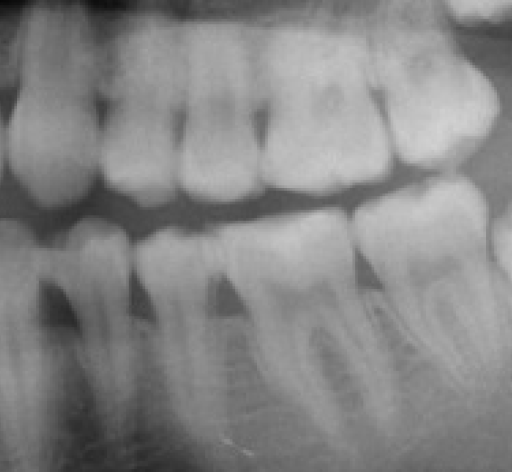
#> input picture images/teeth_sample.png, 512 x 472 px, found by its file name
$ jupyter execute --allow-errors teeth-hw.ipynb
#> lines starting #> are read from the running program, lines starting #| are printed output that depends on the picture
[cell 1]
from typing import Annotated, Literal, TypeVar

import numpy as np
import numpy.typing as npt

import matplotlib.pyplot as plt
import math
from PIL import Image

from sklearn.preprocessing import normalize


DType = TypeVar("DType", bound=np.generic)

LineVector = Annotated[npt.NDArray[DType], Literal[3]]

[cell 2]
img = Image.open("teeth_sample.png")
#> img is the input picture: PIL image 512x472 L; min 6, max 211, mean 133.6
img_data = np.array(img)

minval = np.percentile(img_data, 11)
#> minval = 85
maxval = np.percentile(img_data, 100)
#> maxval = 211

img_contrast = np.clip(img_data.copy(), minval, maxval)
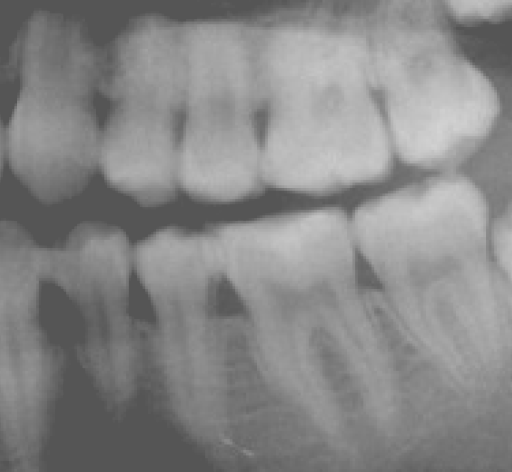
#> img_contrast: shape (472, 512) float64; min 85, max 211, mean 135.6
img_contrast = ((img_contrast - minval) / (maxval - minval)) * 255
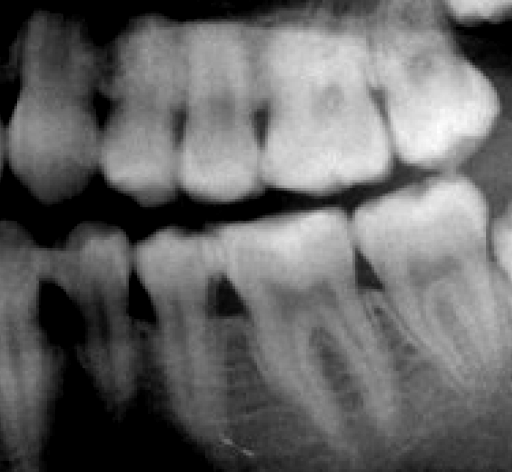
#> img_contrast: shape (472, 512) float64; min 0, max 255, mean 102.3

_, axes = plt.subplots(1, 2)
axes[0].set_title("Original")
axes[0].imshow(img_data, cmap="gray")
axes[1].set_title("Contrasted")
axes[1].imshow(img_contrast, cmap="gray")

[cell 3]
class Line:
    def __init__(self, v, *, origin=0, size=1) -> None:
        self.vector = v
        self.size = size
        self.x_values = [i for i in range(0, size, 8)]
        self.y_values = [self.getY(i) for i in self.x_values]

    def getXValues(self, size):
        return np.asarray([i for i in range(0, size, 10)])

    def getY(self, x):
        x_vector = np.array([x**2, x, 1])
        return np.dot(self.vector, x_vector)

    def derivAtX(self, x):
        deriv = np.array([2 * x, 1, 0])
        return np.multiply(self.vector, deriv)

    # [4 lines left out: function normVector, not called in this run]

[cell 4]
class SlidingWindow():
    def __init__(self,
                 img: npt.NDArray,
                 num_steps: int,
                 *,
                 median: int = None,
                 medians: list[int] = [],
                 sigma: int = None,
                 sigmii: list[int] = [],
                 constant: int = 10,
                 line: LineVector[np.float64] = np.array([0, 0, 0]),
                 strip: int = 0,
                 horiz: bool= False,
                 vert: bool= True,
                 top: bool= False,
                 bot: bool= False,
                 diagnose: bool= False,
                 diag_num: int= 1
                 ) -> None:
        # parameters
        self.img = img if horiz or not vert else img.copy()[:, :-strip]
        self.img_width = self.img.shape[1]
        self.img_height = self.img.shape[0]
        self.window_length = self.img_height if vert and not horiz else self.img_width
        self.num_steps = num_steps

        self.window_width = round(self.img_height / (self.num_steps / 2)) if horiz or not vert else round(self.img_width / (self.num_steps / 2))

        if len(medians) != len(sigmii):
            raise Exception(f"Medians and sigmii need to be same size. <medians: len({len(medians)}> - <sigmii: len({len(sigmii)}))")

        self.medians = [median] if median is not None and len(medians) == 0 else medians
        self.sigmii = [sigma] if sigma is not None and len(sigmii) == 0 else sigmii
        # print(f"median: {self.medians}")
        # print(f"sigmii: {self.sigmii}")
        self.normals = np.asarray([
            self.normalDistVector(size=self.window_length, median=self.medians[i], sigma=self.sigmii[i])
            for i in range(len(self.medians))]).transpose()

        self.segm_line = Line(line)
        self.constant = constant

        # booleans
        self.isHoriz = horiz
        self.isVert = vert
        self.isTop = top
        self.isBot = bot
        self.isDiagnosing = diagnose
        self.diag_num = diag_num

        self.x_positions, self.y_positions = self.slide()
        self.vector = line


    def slide(self):
        if self.isDiagnosing:
            self.num_steps= self.diag_num

        position_x = []
        position_y = []
        step_length = round(self.window_width / 2)
        for step in range(self.num_steps):
            current_loc = step * step_length
            window = self.getSlide(current_loc)

            if self.isHoriz or not self.isVert:
                window = window.transpose()

                # break the window if it's current location is crossing the line
                # found in the upper and lower segmentation sliding window
                if self.isTop and current_loc  > self.segm_line.getY(self.img_width / 2) - self.window_width:
                    continue
                elif self.isBot and current_loc < self.segm_line.getY(self.img_width / 2) + self.window_width or current_loc + self.window_width > self.img_height:
                    continue


            window_vector = self.computeWindow(window)
            if self.isDiagnosing:
                print(f"After Computing: step {step}")
                print(f"window vector: {window_vector.shape}")
                print(f"Window: {window.shape}")
                print(f"Normals: {self.normals.shape}\n")

            max_medians = []
            for i in range(self.normals.shape[1]):
                argument_max = np.argmax(window_vector[:, i])
                window_vector[argument_max, i] = 0
                max_medians.append(argument_max)

                # if self.isDiagnosing:
                #     print(i)
                #     print(f"argument max: {argument_max}")

            if self.isHoriz or not self.isVert:
                position_x.append(np.asarray(max_medians))
                position_y.append(np.asarray([round(current_loc + (self.window_width / 2)) for i in range(self.normals.shape[1])] ))
            else:
                position_y.append(np.asarray(max_medians))
                position_x.append(round(current_loc + (self.window_width / 2)))


        if self.isHoriz or not self.isVert:
            if self.isDiagnosing:
                print(f"Returning: ")
                print(f"x's: {np.asarray(position_x).shape}")
                # print(f"next index: {position_y[0]}")
                print(f"y's: {np.asarray(position_y).shape}")

            return np.asarray(position_x), np.asarray(position_y)

        return np.asarray(position_x)[np.newaxis].transpose(), np.asarray(position_y)


    def getSlide(self, window_location):
        '''
        Slices the image by the defined window sizes at the current location
        '''
        if self.isVert and not self.isHoriz:
            return self.img[:self.window_length, window_location: window_location + self.window_width].copy()

        return self.img[window_location: window_location + self.window_width, :self.window_length].copy()


    def computeWindow(self, window):

            # v_probabilites = np.ones((v_probabilites.shape[0], 1))

        # get the average of each row by vector multiplication
        # with a vector of ones
        kernel = np.ones((window.shape[1], 1), dtype=np.int32)
        avg_intensity_vector = np.matmul(window, kernel) / self.window_width

        # find the maximum intensity in the averages and assign a probability
        # for each of the intensities in the average intensity vector
        #
        # there is a constant that I am not sure what it does, but was in
        # the slides
        D_max = np.max(avg_intensity_vector)
        prob_Di = self.constant * (1 - (avg_intensity_vector / D_max) )


        if self.isDiagnosing:
            print(f"window: {window.shape}")
            print(f"kernel: {kernel.shape}")
            print(f"intensity: {avg_intensity_vector.shape}")
            print(f"prob_di: {prob_Di.shape}")
            print(f"normals: {self.normals.shape}")


        # multiply the normally distributed probability vector with
        # the intensity average probability vector elementwise
        if self.isHoriz or not self.isVert:
            return np.multiply(self.normals, prob_Di)


        return  np.multiply(prob_Di, self.normals)


    def gaussianProbability(self, y,*, y_hat=210, sigma=1):
        '''
        Uses the gaussian formula to determine the probabability
        of a given "y" value where the median is y_hat and the sigma
        is another value
        '''
        constant = (math.sqrt(2 * math.pi) * sigma)
        exponent = (-1 * (((y - y_hat) ** 2) / (sigma ** 2)))
        probability = (1 / constant) * math.pow(math.e, (exponent / 2))

        return probability


    def normalDistVector(self, *, size=472, median=210, sigma=1, horiz=False, vert=True):
        '''
        With the gaussianProbability function this builds a vector
        of given size that has the percentage of likelihood at the
        given possition based on the median and sigma.
        '''
        probs = []
        for i in range(size):
            prob = self.gaussianProbability(i, y_hat= median, sigma=sigma)
            probs.append(prob)

        if horiz or not vert:
            return np.asarray(probs)

        return np.array(probs)

    def sampling(self, sample_num):
        step_length = round(self.window_width / 2)

        # Show single sample size for testing purposes
        test_window_loc = sample_num * step_length
        test_window = self.getSlide(test_window_loc)
        # [5 lines of commented-out code are left out]
        vector = [0, 1]
        window_x_values = [test_window_loc, test_window_loc + self.window_width]
        if self.isHoriz or not self.isVert:
            test_window = test_window.transpose()

        # print(window.shape)
        kernel = np.ones((self.window_width, 1), dtype=np.int32)
        # print(kernel.shape)

        avg_intensity_vector = np.matmul(test_window, kernel) / self.window_width
        avg_intens_norm = normalize(avg_intensity_vector, axis=0).ravel()

        # normals = normalDistVector(size=window.shape[0], median=median, sigma=sigma)

        ## plot the current slide window
        # add the lines for the slide window
        fig, axes = plt.subplots(1, 3)
        fig.suptitle("Window Slide Single Sample")
        axes[0].set_title("Window Location")
        axes[0].imshow(self.img, cmap="gray")
        if self.isHoriz or not self.isVert:
            axes[0].axhline(test_window_loc, xmin=0, xmax=1)
            axes[0].axhline(test_window_loc + self.window_width, xmin=0, xmax=1)
        else:
            axes[0].axvline(test_window_loc, ymin=0, ymax=1)
            axes[0].axvline(test_window_loc + self.window_width, ymin=0, ymax=1)
        axes[0].plot()


        axes[1].set_title("Sample")
        axes[1].imshow(test_window, cmap="gray")

        # intensities
        axes[2].set_title("Avg. Intens.")
        axes[2].invert_yaxis()
        axes[2].scatter(avg_intens_norm, range(0, len(avg_intens_norm)))

        # normal distribution plot
        # for i in range(normals.shape[0]):
        #     print(i)
        axes[2].plot(self.normals, range(0, len(avg_intensity_vector)), color="red")

        plt.show()

[cell 5]
firstWindow = SlidingWindow(img_contrast, 32, median=210, sigma=29, constant=50, strip=64)
#> in __init__, `self.img = img if horiz or not vert else img.copy()[:, :-strip]`:
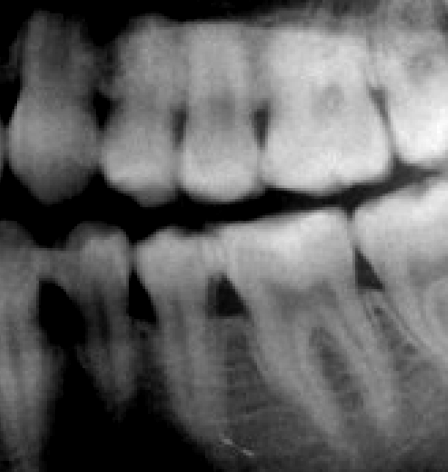
#> self.img: shape (472, 448) float64; min 0, max 255, mean 99.1
#> in __init__, `self.vector = v`: self.vector = [0, 0, 0]
#> in __init__, `self.y_values = [self.getY(i) for i in self.x_values]`: self.y_values = [0]
#> the loop in slide, `for step in range(self.num_steps):` made 32 passes
#> D_max in computeWindow on passes 1 to 8: 119.2, 140.8, 138.1, 131.5, 117.1, 104.4, 127.6, 142.8
#> pass 1, in slide, `window = self.getSlide(current_loc)`:
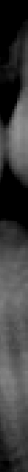
#> window: shape (472, 28) float64; min 0, max 147.7, mean 60.8
#> pass 3, in slide, `window = self.getSlide(current_loc)`:
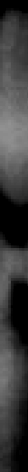
#> window: shape (472, 28) float64; min 0, max 145.7, mean 59.4
#> after the loop in slide, `for step in range(self.num_steps):`: position_x = 32 values from 14 to 448; position_y = 32 items, first 6: [210], [210], [210], [210], [210], [210]
#> in __init__, `self.x_positions, self.y_positions = self.slide()`: self.x_positions = 32 values from 14 to 448; self.y_positions = 32 values, max 210 at index 0, min 176 at index 30, mean 203.2

print(f"x: {firstWindow.x_positions.shape}")
#| x: (32, 1)
# print(firstWindow.x_positions)
print(f"y: {firstWindow.y_positions.shape}")
#| y: (32, 1)
# print(firstWindow.y_positions)
firstWindow.sampling(10)
#> in getSlide (call 33), `return self.img[:self.window_length, window_location: window_location ..`:
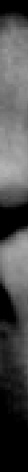
#> returned value: shape (472, 28) float64; min 0, max 180.1, mean 77.3
#> in sampling, `kernel = np.ones((self.window_width, 1), dtype=np.int32)`: kernel = 28 values from 1 to 1
#> in sampling, `avg_intensity_vector = np.matmul(test_window, kernel) / self.window_wi..`: avg_intensity_vector = 472 values, max 169.9 at index 167, min 0 at index 0, mean 77.31
#> in sampling, `avg_intens_norm = normalize(avg_intensity_vector, axis=0).ravel()`: avg_intens_norm = 472 values, max 0.0808 at index 167, min 0 at index 0, mean 0.0368
#> in sampling, `plt.show()`:
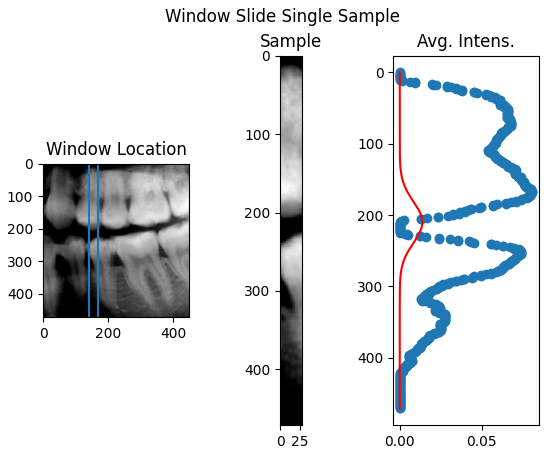
#> figure drawn by matplotlib, 3 panels
line_vector = np.polyfit(firstWindow.x_positions[:, 0], firstWindow.y_positions[:, 0], 2)
#> line_vector = [-0.000385, 0.111, 204.6]

up_low_seg_line = Line(line_vector, size=img_contrast.shape[1])

plt.title("Top & Bottom Segmentation")
plt.imshow(img_data, cmap="gray")
plt.scatter(firstWindow.x_positions[:, 0], firstWindow.y_positions[:, 0])
plt.plot(up_low_seg_line.x_values, up_low_seg_line.y_values, color="red")
# plt.plot(firstWindow.x_positions, np.polyval(line_vector, firstWindow.x_positions), color="red")
plt.show()
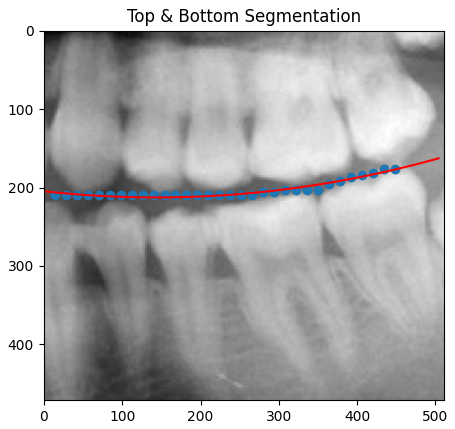
#> figure drawn by matplotlib, 1 panel

[cell 6]
num_slides = 64
top_medians = [10, 105, 185, 275, 365, 480]
top_sigma = [20, 23, 23, 22, 45, 28]
constant = 10

top_window = SlidingWindow(img_contrast,
                           num_steps=num_slides,
                           medians=top_medians,
                           sigmii=top_sigma,
                           constant=constant,
                           line=line_vector,
                           horiz=True,
                           top=True,
                           diagnose=False,
                           diag_num=5)

top_window.sampling(5)

plt.title("Top & Bottom Segmentation")
plt.imshow(img_data, cmap="gray")

for i in range(len(top_medians) - 1):
    A = np.vstack([top_window.y_positions[:,i], np.ones(len(top_window.x_positions))] ).T
    n, c = np.linalg.lstsq(A, top_window.x_positions[:,i], rcond=None)[0]

    plt.ylim(top_window.img_height, 0)
    plt.plot(n * top_window.y_positions[:,i] + c, top_window.y_positions[:,i])#, slope=tooth_line[0])

    # plt.scatter(top_window.x_positions[:, i], top_window.y_positions[:, i])


plt.plot(up_low_seg_line.x_values, up_low_seg_line.y_values, color="red")
plt.show()

[cell 7]
bot_num_slides = 64
bot_medians = [60, 145, 235, 395, 510]
bot_sigma = [20, 20, 25, 60, 10]

constant = 20
bottom_window = SlidingWindow(img_contrast,
                           num_steps=bot_num_slides,
                           medians=bot_medians,
                           sigmii=bot_sigma,
                           constant=constant,
                           line=line_vector,
                           horiz=True,
                           bot=True,
                           diagnose=False,
                           diag_num=5)

bottom_window.sampling(20)
#> call 3 of sampling, with sample_num = 20
#> in sampling (call 3), `plt.show()`:
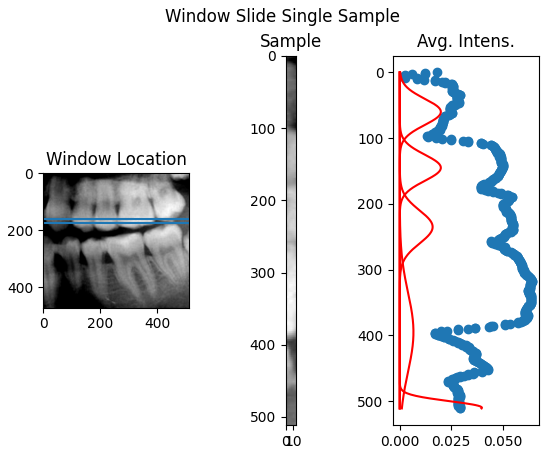
#> figure drawn by matplotlib, 3 panels
print(bottom_window.x_positions.shape)
#| (30, 5)
print(bottom_window.y_positions.shape)
#| (30, 5)

plt.title("Bottom Teeth Segmentation")
plt.imshow(img_data, cmap="gray")
for i in range(len(bot_medians)):
    A = np.vstack([bottom_window.y_positions[:,i], np.ones(len(bottom_window.x_positions))] ).T
    n, c = np.linalg.lstsq(A, bottom_window.x_positions[:,i], rcond=None)[0]

    plt.ylim(bottom_window.img_height, 0)
    plt.plot(n * bottom_window.y_positions[:,i] + c, bottom_window.y_positions[:,i])#, slope=tooth_line[0])

    # plt.scatter(top_window.x_positions[:, i], top_window.y_positions[:, i])

plt.plot(up_low_seg_line.x_values, up_low_seg_line.y_values, color="red")
plt.show()
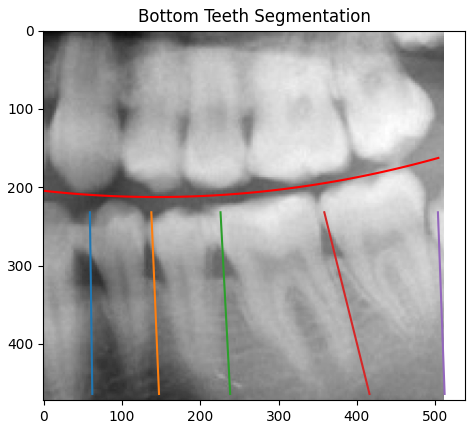
#> figure drawn by matplotlib, 1 panel
#> (the rest of the program and of its run is left out)
